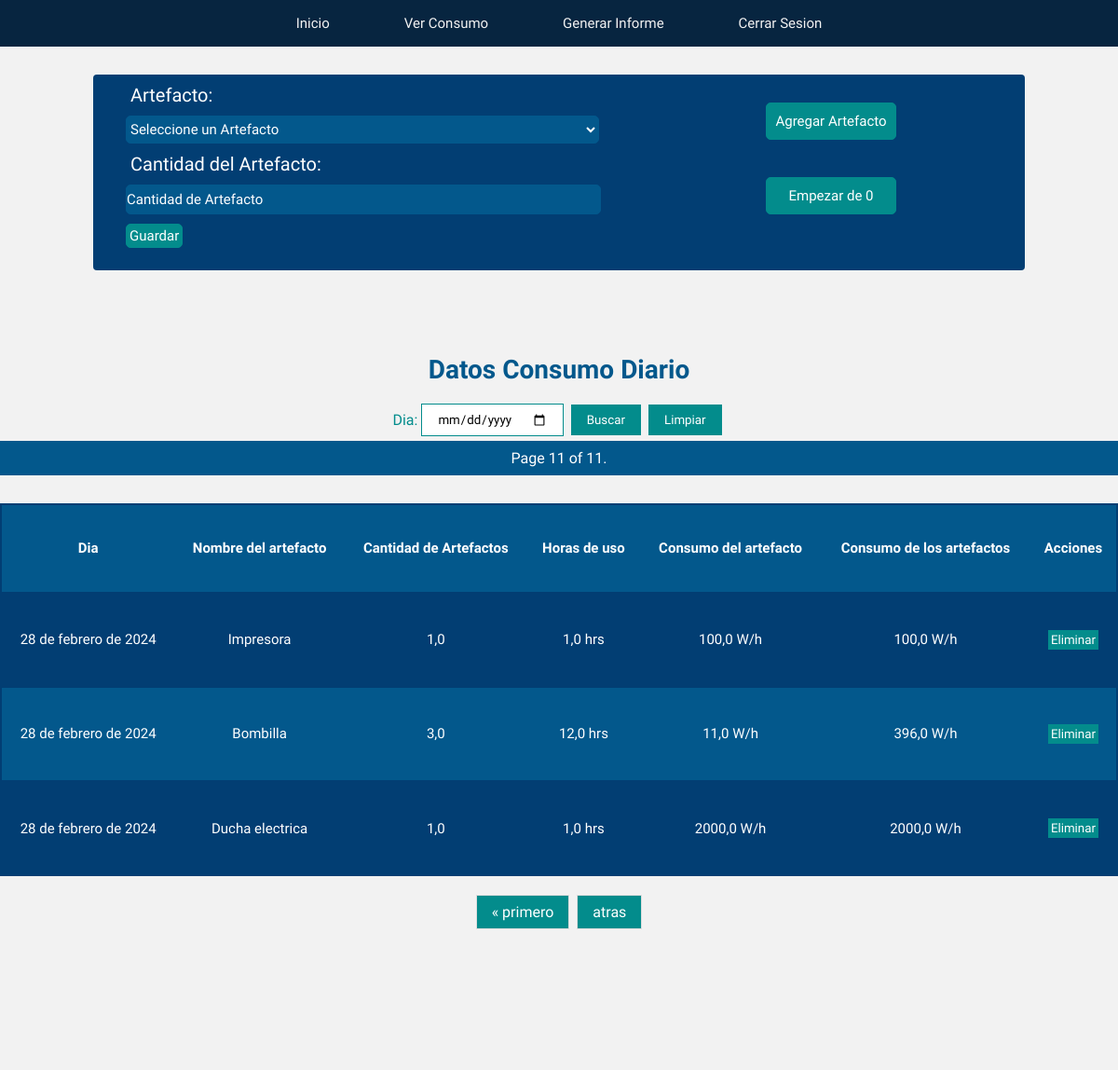
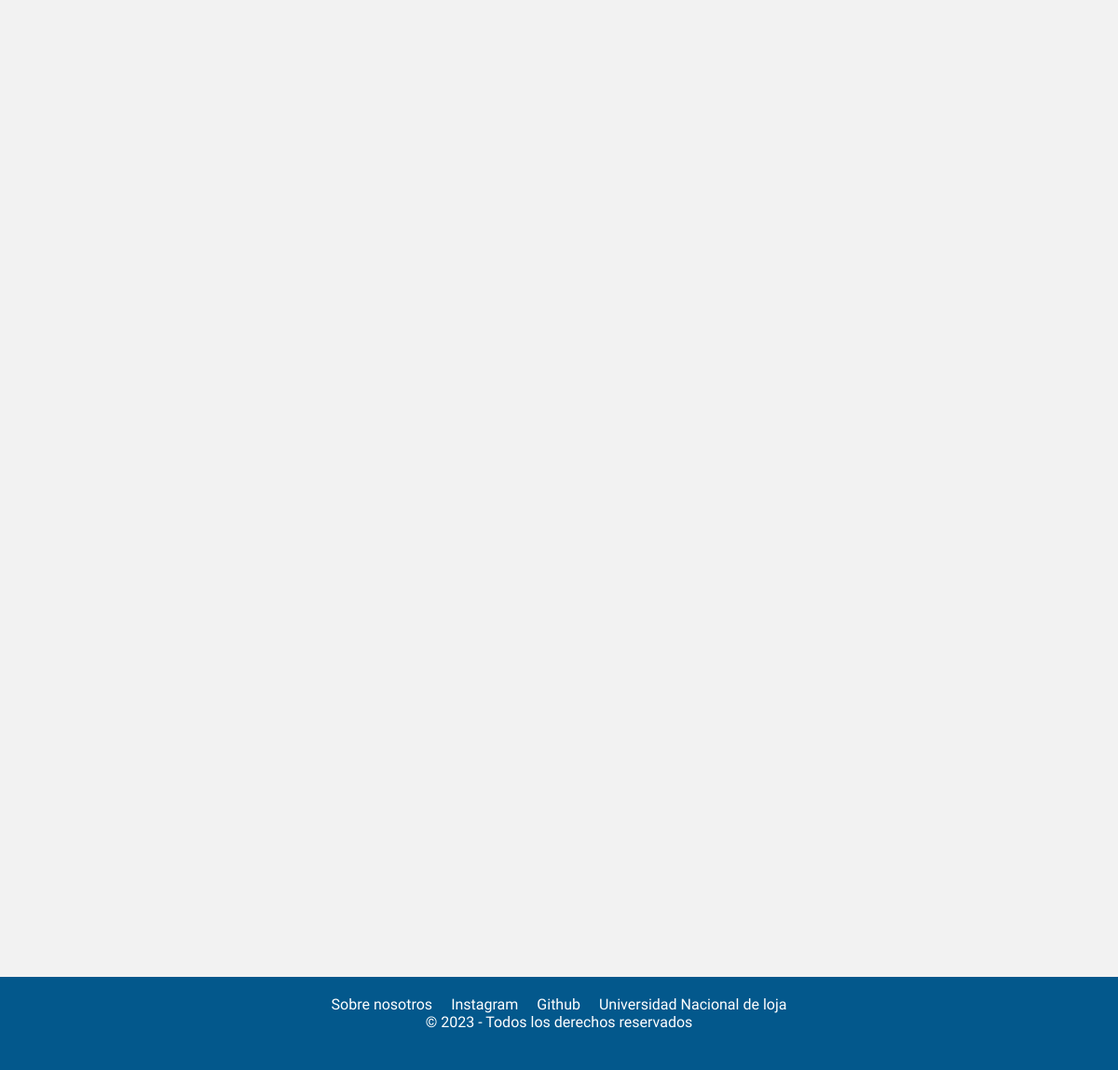
Screenshot of /paginaUsuario/inventario/?page=11 (signed in) with the database file from the repository (2 pictures, top to bottom).
### energy/models.py (models this page shows, shortened)
class Inventario(models.Model):
    user = models.ForeignKey(User, on_delete=models.CASCADE)
    artefacto = models.ForeignKey(Artefacto, on_delete=models.SET_NULL, null=True, related_name="artefacto_list")
    dia = models.DateField(default=datetime.now)
    cantidad_artefacto = models.FloatField()
    consumo_artefacto = models.FloatField(default=0)

class Artefacto(models.Model):
    user = models.ForeignKey(User, on_delete=models.CASCADE)
    nombre_artefacto = models.CharField(max_length=50)
    consumo_wh = models.FloatField(default=0)
    horas_de_uso = models.FloatField(default=0)
    def __str__(self):
        return f"{self.nombre_artefacto}"

### energy/views.py (the view, shortened to what this page needs)
# urls.py: path('paginaUsuario/inventario/', inventario, name="inventario"),
def inventario(request):
    if request.user.is_anonymous:
        return redirect('home')
    if request.user.is_authenticated:
        print(request.user.modoclaro.modo_claro)  # Corregir esta línea
        inventario_artefacto = Inventario.objects.filter(user=request.user)
        consumo_diario_del_mes = Informe.objects.filter(user=request.user)
        if request.method == 'GET':
            form = InventarioForm(user=request.user)
            inventario_artefacto = inventario_artefacto.order_by('dia')
            paginacion_inventario = Paginator(inventario_artefacto, 10)
            numero_pagina = request.GET.get('page')
            inventario_artefacto = paginacion_inventario.get_page(numero_pagina)
            return render(request, 'energy/home/inventario.html', {
                'form': form,
                'inventario_artefacto': inventario_artefacto,
                'consumo_diario': consumo_diario_del_mes,
                'eliminar_inventario': eliminar_inventario,
                'filtrar_inventario': FiltrarInventarioForm
            })
        return render(request, 'energy/home/inventario.html', {
            'eliminar': eliminar_artefacto_inventario,
            'ver_todo': Inventario.objects.filter(user=request.user),
        })

### energy/forms.py
class InventarioForm(forms.ModelForm):
    artefacto = forms.ModelChoiceField(
        widget=forms.Select(attrs={'placeholder': 'Artefacto'}),
        queryset=Artefacto.objects.all(),  # Inicialmente todos los artefacto, se actualizará en el __init__
        empty_label='Seleccione un Artefacto',
        required=True,
    )
    class Meta:
        model = Inventario
        fields = ('artefacto', 'cantidad_artefacto')
        widgets = {
            'cantidad_artefacto': forms.NumberInput(attrs={
                'placeholder': 'Cantidad de Artefacto',
                'min': '1',
                'max': '10000'
            }),
        }
        labels = {
            'artefacto': 'Artefacto',
            'cantidad_artefacto': 'Cantidad del Artefacto',
        }
    def __init__(self, user, *args, **kwargs):
        super(InventarioForm, self).__init__(*args, **kwargs)
        self.fields['artefacto'].queryset = Artefacto.objects.filter(user=user)

### energy/templates/energy/home/inventario.html (shortened to what this page needs)
{% load static %}
<!DOCTYPE html>
<html lang="en">
<head>
    {% if  request.user.modoclaro.modo_claro %}
    <link rel="stylesheet" href="{% static 'energy/css/modo_claro/mcl_inventary.css' %}">
    {% else %}
    <link rel="stylesheet" href="{% static 'energy/css/modo_oscuro/mo_inventario.css' %}">
    {% endif %}
</head>
<body>
    <nav class="menu">
        <a href="{% url 'paginaUsuario' %}">Inicio</a>
        <a href="{% url 'proyecciones' %}">Ver Consumo</a>
        <a href="{% url 'informe' %}">Generar Informe</a>
        <a href="{% url 'cerrarSesion' %}">Cerrar Sesion</a>
    </nav>
    <div class="contenedor">
        <div class="formulario">
            <div class="form_content">
                <form method="post" action="{% url 'inventario' %}">
                    {{ form.as_p }}
                    <button type="submit">Guardar</button>
                  </form>
            </div>
            <div class="form_buttons">
                <button type="submit" ><a href="{% url 'artefacto' %}">Agregar Artefacto</a></button>
                <button type="submit"><a href="{% url 'eliminarInventario' %}"> Empezar de 0</a></button>
            </div>
        </div>
    </div>
<section class="section">
    <h1>Datos Consumo Diario</h1>
<form method="post" class="filtrar_artefacto">
    {{ filtrar_inventario }}
    <button type="submit"> Buscar</button>
    <button type="button" class="ver_todo"><a href="{% url 'inventario' %}">Limpiar</a></button>
</form>
 <span class="current">
            Page {{ inventario_artefacto.number }} of {{ inventario_artefacto.paginator.num_pages }}.
 </span>
<table>
  <tr>
      <th>Dia</th>
      <th>Nombre del artefacto</th>
      <th>Cantidad de Artefactos</th>
      <th>Horas de uso</th>
      <th>Consumo del artefacto</th>
      <th>Consumo de los artefactos</th>
      <th>Acciones</th>
  </tr>
  {% for inventario in inventario_artefacto %}
    <tr>
        <td>{{ inventario.dia }}</td>
        <td>{{ inventario.artefacto.nombre_artefacto }}</td>
        <td>{{ inventario.cantidad_artefacto }}</td>
        <td>{{ inventario.artefacto.horas_de_uso }} hrs</td>
        <td>{{ inventario.artefacto.consumo_wh }} W/h</td>
        <td>{{ inventario.consumo_artefacto }} W/h</td>
        <td>
        <form method="post" action="{% url 'eliminarArtefactoInventario' inventario.id %}">
          <button type="submit">Eliminar</button>
        </form>
        </td>
    </tr>
  {% endfor %}
</table>
<div class="pagination">
    <span class="step-links">
        {% if inventario_artefacto.has_previous %}
            <a href="?page=1">&laquo; primero</a>
            <a href="?page={{ inventario_artefacto.previous_page_number }}">atras</a>
        {% endif %}
    </span>
</div>
</section>
<footer>
    <nav class="navbarContactos">
        <ul class="contactos">
            <li><a href="{% url 'nosotros' %}">Sobre nosotros</a></li>
            <li><a href="https://www.instagram.com/foranix/">Instagram</a></li>
            <li><a href="https://github.com/SantiagoTamayo2002/energy_page#energy_page">Github</a></li>
            <li><a href="https://www.unl.edu.ec/">Universidad Nacional de loja</a></li>
        </ul>
    </nav>
    <p>&copy; 2023 - Todos los derechos reservados</p>
</footer>
</body>
</html>

### energy/static/energy/css/modo_claro/mcl_inventary.css (style rules this page uses)
* { padding: 0; margin: 0; font-family: 'livvic', sans-serif; }
body { background-color: #F2F2F2; color: #038C8C; }
.menu { position: relative; width: 100%; height: 50px; background: #072540; display: flex; justify-content: center; align-items: center; z-index: 2; }
.menu a { position: relative; display: inline-block; font-size: 15px; font-weight: 500; color: #F2F2F2; text-decoration: none; padding: 13px 35px; margin: 5px; z-index: 2; transition: color .5s; }
.menu a::after { content: ''; background: linear-gradient(10deg, #256D85, #038C8C); width: 100%; height: 100%; border-radius: 8px; position: absolute; top: 100%; left: 50%; transform: translate(-50%, -50%); z-index: -1; opacity: 0; transition: top .5s, opacity .5s; }
h1 { color: #03588C; font-size: 28px; text-align: center; }
.contenedor { display: flex; justify-content: center; }
.formulario { display: flex; margin-top: 30px; margin-bottom: 20px; padding: 0 20px; width: 80%; padding-bottom: 20px; border-radius: 4px; background-color: #023E73; }
.form_content { padding: 10px; width: 60%; height: 170px; }
.form_content input { width: 90%; height: 30px; border-radius: 5px; margin-top: 10px; margin-left: 5px; font-size: 15px; background-color: #03588C; color: #ffffff; border: 1px solid #03588C; }
.form_content input::placeholder { color: #ffffff; }
.form_content select { width: 90%; height: 30px; border-radius: 5px; margin: 10px 0; margin-left: 5px; font-size: 15px; background-color: #03588C; border: 1px solid #03588C; color: #ffffff; cursor: pointer; }
.form_content label { color: #FFFFFF; font-size: 20px; margin-left: 10px; }
.form_content button { margin-top: 10px; margin-left: 5px; color: #FFFFFF; background-color: #038C8C; border: 1px solid #038C8C; font-size: 15px; padding: 3px; border-radius: 5px; cursor: pointer; }
.form_buttons { width: 40%; flex-direction: column; text-align: center; }
.form_buttons button { display: inline; width: 140px; height: 40px; margin: 10px 80px; margin-top: 30px; background-color: #038C8C; border: 1px solid #038C8C; font-size: 15px; border-radius: 5px; }
.form_buttons button a { text-decoration: none; color: #FFFFFF; width: 600px; }
.section { margin-top: 70px; }
table { font-family: 'Livvic', Courier, monospace; width: 100%; height: 50vh; font-size: 15px; text-align: left; background-color: #023E73; color: #ffffff; border-collapse: collapse; margin-top: 30px; }
table button { background-color: #038C8C; border: 1px solid #038C8C; padding: 2px; color: #fff; cursor: pointer; }
th { font-weight: bolder; text-align: left; background-color: #03588C; }
tr { border: 2px solid #023E73; text-align: center; padding: 8px; }
tbody tr:nth-child(odd) { background-color: #03588C; }
th { text-align: center; align-content: center; padding: 10px; }
td { text-align: center; padding: 10px; }
.pagination { display: flex; justify-content: center; align-items: center; margin-top: 20px; }
.pagination a { color: #ffffff; float: left; padding: 8px 16px; text-decoration: none; transition: .3s; background-color: #038C8C; border: 1px solid #038C8C; }
.step-links { display: flex; align-items: center; justify-content: center; }
.step-links a { padding: 8px 16px; text-decoration: none; border: 1px solid #ddd; margin: 0 4px; }
.current { color: #ffffff; margin: 5px auto; padding: 8px 16px; text-decoration: none; border: 1px solid #03588C; background-color: #03588C; display: block; text-align: center; }
.filtrar_artefacto { display: flex; justify-content: center; align-items: center; margin-top: 20px; }
.filtrar_artefacto input { padding: 8px 16px; text-decoration: none; border: 1px solid #038C8C; margin: 0 4px; }
.filtrar_artefacto button { padding: 8px 16px; text-decoration: none; border: 1px solid #038C8C; margin: 0 4px; background-color: #038C8C; color: #ffffff; cursor: pointer; }
.ver_todo { display: inline-block; padding: 8px 16px; text-decoration: none; border: 1px solid #038C8C; margin: 0 4px; background-color: #038C8C; color: #ffffff; cursor: pointer; }
footer { background-color: #03588C; color: #ffffff; padding: 20px; text-align: center; position: fixed; bottom: 0; width: 100%; height: 100px; box-sizing: border-box; }
.contactos { display: flex; justify-content: center; align-items: center; list-style: none; padding: 0; }
.contactos li { margin: 0 10px; }
.contactos a { color: #ffffff; text-decoration: none; transition: color .5s; }
@media screen and (min-width: 480px) { footer { position: relative; bottom: 0; margin-top: 100%; width: 100%; } }

### rows the page displays
Inventario: dia "28 de febrero de 2024", artefacto.nombre_artefacto "Impresora", cantidad_artefacto "1,0", artefacto.horas_de_uso "1,0", artefacto.consumo_wh "100,0", consumo_artefacto "100,0"
Inventario: dia "28 de febrero de 2024", artefacto.nombre_artefacto "Bombilla", cantidad_artefacto "3,0", artefacto.horas_de_uso "12,0", artefacto.consumo_wh "11,0", consumo_artefacto "396,0"
Inventario: dia "28 de febrero de 2024", artefacto.nombre_artefacto "Ducha electrica", cantidad_artefacto "1,0", artefacto.horas_de_uso "1,0", artefacto.consumo_wh "2000,0", consumo_artefacto "2000,0"

### other values shown
{{ inventario_artefacto.number }} "11"
{{ inventario_artefacto.paginator.num_pages }} "11"
